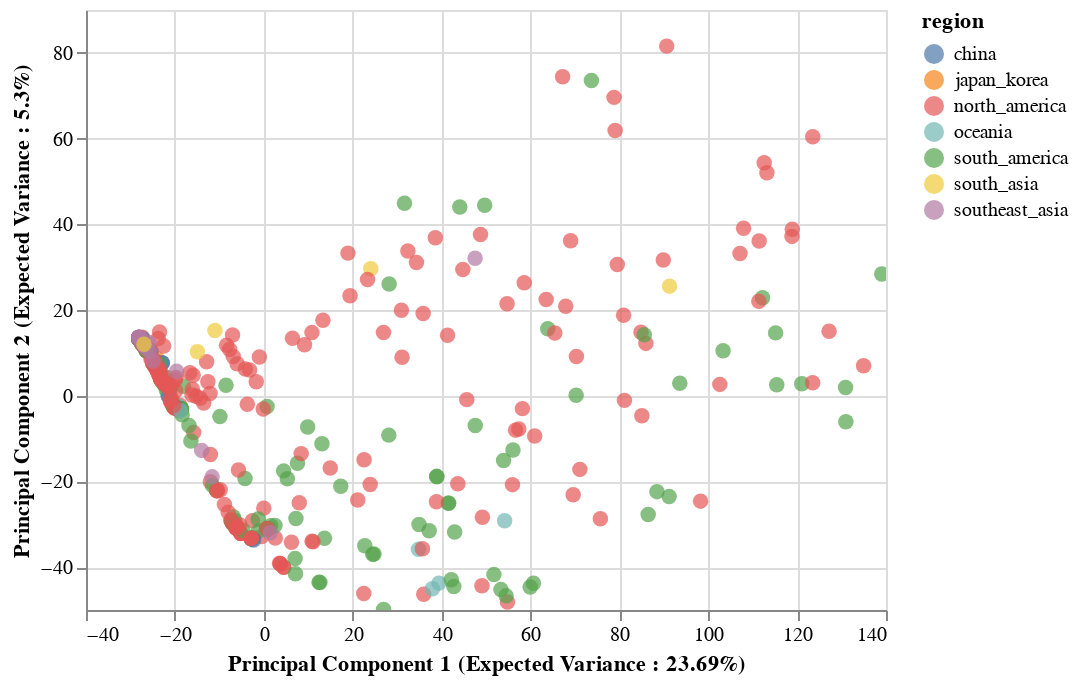

This figure's notebook cell:
### Code cell
import altair as alt
brush = alt.selection(type='interval', resolve='global')
#link the charts
alt.Chart(finalDf).mark_circle(size=60).encode(
    x=alt.X('principal component 1',title='Principal Component 1 (Expected Variance : {}%'.format(round(pca.explained_variance_ratio_[0]*100,2)) + ")"),
    y=alt.X('principal component 2',title='Principal Component 2 (Expected Variance : {}%'.format(round(pca.explained_variance_ratio_[1]*100,2)) + ")"),
    color='region',
    tooltip=['strain', 'region']
).interactive()
#Make this into a website (view compiled vega -- gives you the javascript -- put that into a HTML script)

### Figure 1 — Vega-Lite specification as saved in the notebook (floating-point values rounded to 4 significant figures; data arrays with more than 128 entries replaced by an {"elided": "..."} marker saying what was removed)
{"$schema": "https://vega.github.io/schema/vega-lite/v3.3.0.json", "config": {"mark": {"tooltip": null}, "view": {"height": 300, "width": 400}}, "data": {"name": "data-20b7e5138df5e20f763d99e79f505f76"}, "datasets": {"data-20b7e5138df5e20f763d99e79f505f76": {"elided": "519 records"}}, "encoding": {"color": {"field": "region", "type": "nominal"}, "tooltip": [{"field": "strain", "type": "nominal"}, {"field": "region", "type": "nominal"}], "x": {"field": "principal component 1", "title": "Principal Component 1 (Expected Variance : 23.69%)", "type": "quantitative"}, "y": {"field": "principal component 2", "title": "Principal Component 2 (Expected Variance : 5.3%)", "type": "quantitative"}}, "mark": {"size": 60, "type": "circle"}, "selection": {"selector036": {"bind": "scales", "encodings": ["x", "y"], "type": "interval"}}}
